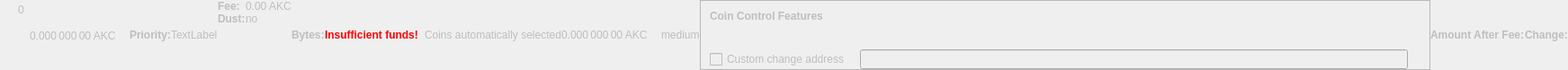
    <widget class="QWidget" name="dummyHideWidget" native="true">
     <property name="enabled">
      <bool>false</bool>
     </property>
     <property name="maximumSize">
      <size>
       <width>100</width>
       <height>22</height>
      </size>
     </property>
     <layout class="QHBoxLayout" name="dummyHideLayout">
      <property name="spacing">
       <number>0</number>
      </property>
      <property name="margin">
       <number>0</number>
      </property>
      <item>
       <layout class="QFormLayout" name="formLayoutCoinControl1">
        <property name="horizontalSpacing">
         <number>10</number>
        </property>
        <property name="verticalSpacing">
         <number>14</number>
        </property>
        <property name="leftMargin">
         <number>10</number>
        </property>
        <property name="topMargin">
         <number>4</number>
        </property>
        <property name="rightMargin">
         <number>6</number>
        </property>
        <item row="0" column="1">
         <widget class="QLabel" name="labelCoinControlBytes">
          <property name="cursor">
           <cursorShape>IBeamCursor</cursorShape>
          </property>
          <property name="contextMenuPolicy">
           <enum>Qt::ActionsContextMenu</enum>
          </property>
          <property name="text">
           <string notr="true">0</string>
          </property>
          <property name="textInteractionFlags">
           <set>Qt::LinksAccessibleByMouse|Qt::TextSelectableByKeyboard|Qt::TextSelectableByMouse</set>
          </property>
         </widget>
        </item>
       </layout>
      </item>
      <item>
       <widget class="QLabel" name="labelCoinControlAfterFee">
        <property name="enabled">
         <bool>false</bool>
        </property>
        <property name="sizePolicy">
         <sizepolicy hsizetype="Fixed" vsizetype="Fixed">
          <horstretch>0</horstretch>
          <verstretch>0</verstretch>
         </sizepolicy>
        </property>
        <property name="minimumSize">
         <size>
          <width>111</width>
          <height>12</height>
         </size>
        </property>
        <property name="maximumSize">
         <size>
          <width>111</width>
          <height>12</height>
         </size>
        </property>
        <property name="cursor">
         <cursorShape>IBeamCursor</cursorShape>
        </property>
        <property name="contextMenuPolicy">
         <enum>Qt::ActionsContextMenu</enum>
        </property>
        <property name="text">
         <string notr="true">0.000 000 00 AKC</string>
        </property>
        <property name="textInteractionFlags">
         <set>Qt::LinksAccessibleByMouse|Qt::TextSelectableByKeyboard|Qt::TextSelectableByMouse</set>
        </property>
       </widget>
      </item>
      <item>
       <widget class="QLabel" name="labelCoinControlPriorityText">
        <property name="enabled">
         <bool>false</bool>
        </property>
        <property name="font">
         <font>
          <weight>75</weight>
          <bold>true</bold>
         </font>
        </property>
        <property name="text">
         <string>Priority:</string>
        </property>
       </widget>
      </item>
      <item>
       <layout class="QHBoxLayout" name="horizontalLayout">
        <item>
         <widget class="QLabel" name="WarningLabel">
          <property name="text">
           <string>TextLabel</string>
          </property>
         </widget>
        </item>
       </layout>
      </item>
      <item>
       <layout class="QFormLayout" name="formLayoutCoinControl3">
        <property name="horizontalSpacing">
         <number>0</number>
        </property>
        <property name="verticalSpacing">
         <number>0</number>
        </property>
        <property name="leftMargin">
         <number>0</number>
        </property>
        <property name="topMargin">
         <number>0</number>
        </property>
        <property name="rightMargin">
         <number>0</number>
        </property>
        <item row="0" column="0">
         <widget class="QLabel" name="labelCoinControlFeeText">
          <property name="enabled">
           <bool>false</bool>
          </property>
          <property name="font">
           <font>
            <weight>75</weight>
            <bold>true</bold>
           </font>
          </property>
          <property name="text">
           <string>Fee:</string>
          </property>
          <property name="margin">
           <number>0</number>
          </property>
         </widget>
        </item>
        <item row="0" column="1">
         <widget class="QLabel" name="labelCoinControlFee">
          <property name="enabled">
           <bool>false</bool>
          </property>
          <property name="cursor">
           <cursorShape>IBeamCursor</cursorShape>
          </property>
          <property name="contextMenuPolicy">
           <enum>Qt::ActionsContextMenu</enum>
          </property>
          <property name="text">
           <string notr="true">0.00 AKC</string>
          </property>
          <property name="textInteractionFlags">
           <set>Qt::LinksAccessibleByMouse|Qt::TextSelectableByKeyboard|Qt::TextSelectableByMouse</set>
          </property>
         </widget>
        </item>
        <item row="1" column="0">
         <widget class="QLabel" name="labelCoinControlLowOutputText">
          <property name="enabled">
           <bool>false</bool>
          </property>
          <property name="font">
           <font>
            <weight>75</weight>
            <bold>true</bold>
           </font>
          </property>
          <property name="text">
           <string>Dust:</string>
          </property>
         </widget>
        </item>
        <item row="1" column="1">
         <widget class="QLabel" name="labelCoinControlLowOutput">
          <property name="enabled">
           <bool>false</bool>
          </property>
          <property name="cursor">
           <cursorShape>IBeamCursor</cursorShape>
          </property>
          <property name="contextMenuPolicy">
           <enum>Qt::ActionsContextMenu</enum>
          </property>
          <property name="text">
           <string>no</string>
          </property>
          <property name="textInteractionFlags">
           <set>Qt::LinksAccessibleByMouse|Qt::TextSelectableByKeyboard|Qt::TextSelectableByMouse</set>
          </property>
         </widget>
        </item>
       </layout>
      </item>
      <item>
       <widget class="QLabel" name="labelCoinControlBytesText">
        <property name="enabled">
         <bool>false</bool>
        </property>
        <property name="font">
         <font>
          <weight>75</weight>
          <bold>true</bold>
         </font>
        </property>
        <property name="text">
         <string>Bytes:</string>
        </property>
       </widget>
      </item>
      <item>
       <layout class="QFormLayout" name="formLayoutCoinControl2">
        <property name="horizontalSpacing">
         <number>0</number>
        </property>
        <property name="verticalSpacing">
         <number>0</number>
        </property>
        <property name="leftMargin">
         <number>0</number>
        </property>
        <property name="topMargin">
         <number>0</number>
        </property>
        <property name="rightMargin">
         <number>0</number>
        </property>
       </layout>
      </item>
      <item>
       <layout class="QHBoxLayout" name="horizontalLayoutCoinControl2">
        <property name="spacing">
         <number>0</number>
        </property>
        <property name="bottomMargin">
         <number>0</number>
        </property>
       </layout>
      </item>
      <item>
       <widget class="QLabel" name="labelCoinControlInsuffFunds">
        <property name="enabled">
         <bool>false</bool>
        </property>
        <property name="minimumSize">
         <size>
          <width>0</width>
          <height>0</height>
         </size>
        </property>
        <property name="font">
         <font>
          <weight>75</weight>
          <bold>true</bold>
         </font>
        </property>
        <property name="styleSheet">
         <string notr="true">color:red;font-weight:bold;</string>
        </property>
        <property name="text">
         <string>Insufficient funds!</string>
        </property>
        <property name="margin">
         <number>5</number>
        </property>
       </widget>
      </item>
      <item>
       <layout class="QFormLayout" name="formLayoutCoinControl4">
        <property name="horizontalSpacing">
         <number>0</number>
        </property>
        <property name="verticalSpacing">
         <number>0</number>
        </property>
        <property name="leftMargin">
         <number>0</number>
        </property>
        <property name="topMargin">
         <number>0</number>
        </property>
        <property name="rightMargin">
         <number>0</number>
        </property>
       </layout>
      </item>
      <item>
       <widget class="QLabel" name="labelCoinControlChangeLabel">
        <property name="enabled">
         <bool>false</bool>
        </property>
        <property name="sizePolicy">
         <sizepolicy hsizetype="Preferred" vsizetype="Expanding">
          <horstretch>0</horstretch>
          <verstretch>0</verstretch>
         </sizepolicy>
        </property>
        <property name="minimumSize">
         <size>
          <width>0</width>
          <height>0</height>
         </size>
        </property>
        <property name="text">
         <string/>
        </property>
        <property name="margin">
         <number>3</number>
        </property>
       </widget>
      </item>
      <item>
       <widget class="QLabel" name="labelCoinControlAutomaticallySelected">
        <property name="enabled">
         <bool>false</bool>
        </property>
        <property name="sizePolicy">
         <sizepolicy hsizetype="Fixed" vsizetype="Fixed">
          <horstretch>0</horstretch>
          <verstretch>0</verstretch>
         </sizepolicy>
        </property>
        <property name="minimumSize">
         <size>
          <width>0</width>
          <height>0</height>
         </size>
        </property>
        <property name="maximumSize">
         <size>
          <width>240</width>
          <height>16777215</height>
         </size>
        </property>
        <property name="text">
         <string>Coins automatically selected</string>
        </property>
        <property name="margin">
         <number>5</number>
        </property>
       </widget>
      </item>
      <item>
       <widget class="QLabel" name="labelCoinControlChange">
        <property name="enabled">
         <bool>false</bool>
        </property>
        <property name="sizePolicy">
         <sizepolicy hsizetype="Fixed" vsizetype="Fixed">
          <horstretch>0</horstretch>
          <verstretch>0</verstretch>
         </sizepolicy>
        </property>
        <property name="minimumSize">
         <size>
          <width>111</width>
          <height>0</height>
         </size>
        </property>
        <property name="maximumSize">
         <size>
          <width>111</width>
          <height>16777215</height>
         </size>
        </property>
        <property name="cursor">
         <cursorShape>IBeamCursor</cursorShape>
        </property>
        <property name="contextMenuPolicy">
         <enum>Qt::ActionsContextMenu</enum>
        </property>
        <property name="text">
         <string notr="true">0.000 000 00 AKC</string>
        </property>
        <property name="textInteractionFlags">
         <set>Qt::LinksAccessibleByMouse|Qt::TextSelectableByKeyboard|Qt::TextSelectableByMouse</set>
        </property>
       </widget>
      </item>
      <item>
       <widget class="QLabel" name="labelCoinControlPriority">
        <property name="enabled">
         <bool>false</bool>
        </property>
        <property name="cursor">
         <cursorShape>IBeamCursor</cursorShape>
        </property>
        <property name="contextMenuPolicy">
         <enum>Qt::ActionsContextMenu</enum>
        </property>
        <property name="text">
         <string>medium</string>
        </property>
        <property name="textInteractionFlags">
         <set>Qt::LinksAccessibleByMouse|Qt::TextSelectableByKeyboard|Qt::TextSelectableByMouse</set>
        </property>
       </widget>
      </item>
      <item>
       <widget class="QFrame" name="frameCoinControl">
        <property name="sizePolicy">
         <sizepolicy hsizetype="Expanding" vsizetype="Expanding">
          <horstretch>0</horstretch>
          <verstretch>0</verstretch>
         </sizepolicy>
        </property>
        <property name="maximumSize">
         <size>
          <width>16777215</width>
          <height>16777215</height>
         </size>
        </property>
        <property name="frameShape">
         <enum>QFrame::StyledPanel</enum>
        </property>
        <property name="frameShadow">
         <enum>QFrame::Sunken</enum>
        </property>
        <layout class="QVBoxLayout" name="verticalLayoutCoinControl2_2">
         <property name="spacing">
          <number>0</number>
         </property>
         <property name="margin">
          <number>0</number>
         </property>
         <item>
          <layout class="QVBoxLayout" name="verticalLayoutCoinControl" stretch="0,0,0,1">
           <property name="spacing">
            <number>0</number>
           </property>
           <property name="leftMargin">
            <number>10</number>
           </property>
           <property name="topMargin">
            <number>10</number>
           </property>
           <item>
            <layout class="QHBoxLayout" name="horizontalLayoutCoinControl1">
             <property name="bottomMargin">
              <number>15</number>
             </property>
             <item>
              <widget class="QLabel" name="labelCoinControlFeatures">
               <property name="enabled">
                <bool>false</bool>
               </property>
               <property name="sizePolicy">
                <sizepolicy hsizetype="Preferred" vsizetype="Maximum">
                 <horstretch>0</horstretch>
                 <verstretch>0</verstretch>
                </sizepolicy>
               </property>
               <property name="font">
                <font>
                 <weight>75</weight>
                 <bold>true</bold>
                </font>
               </property>
               <property name="styleSheet">
                <string notr="true">font-weight:bold;</string>
               </property>
               <property name="text">
                <string>Coin Control Features</string>
               </property>
              </widget>
             </item>
            </layout>
           </item>
           <item>
            <widget class="QWidget" name="widgetCoinControl" native="true">
             <property name="sizePolicy">
              <sizepolicy hsizetype="Preferred" vsizetype="Preferred">
               <horstretch>0</horstretch>
               <verstretch>0</verstretch>
              </sizepolicy>
             </property>
             <property name="minimumSize">
              <size>
               <width>0</width>
               <height>0</height>
              </size>
             </property>
             <property name="styleSheet">
              <string notr="true"/>
             </property>
             <layout class="QHBoxLayout" name="horizontalLayoutCoinControl5_2">
              <property name="margin">
               <number>0</number>
              </property>
              <item>
               <layout class="QHBoxLayout" name="horizontalLayoutCoinControl3">
                <property name="spacing">
                 <number>20</number>
                </property>
                <property name="topMargin">
                 <number>0</number>
                </property>
                <property name="bottomMargin">
                 <number>10</number>
                </property>
               </layout>
              </item>
             </layout>
            </widget>
           </item>
           <item>
            <layout class="QHBoxLayout" name="horizontalLayoutCoinControl4" stretch="0,0,0">
             <property name="spacing">
              <number>12</number>
             </property>
             <property name="sizeConstraint">
              <enum>QLayout::SetDefaultConstraint</enum>
             </property>
             <property name="topMargin">
              <number>5</number>
             </property>
             <property name="rightMargin">
              <number>5</number>
             </property>
             <item>
              <widget class="QCheckBox" name="checkBoxCoinControlChange">
               <property name="enabled">
                <bool>false</bool>
               </property>
               <property name="toolTip">
                <string>If this is activated, but the change address is empty or invalid, change will be sent to a newly generated address.</string>
               </property>
               <property name="text">
                <string>Custom change address</string>
               </property>
              </widget>
             </item>
             <item>
              <widget class="QValidatedLineEdit" name="lineEditCoinControlChange">
               <property name="enabled">
                <bool>false</bool>
               </property>
               <property name="sizePolicy">
                <sizepolicy hsizetype="Expanding" vsizetype="Fixed">
                 <horstretch>0</horstretch>
                 <verstretch>0</verstretch>
                </sizepolicy>
               </property>
              </widget>
             </item>
             <item>
              <widget class="QLabel" name="labelCoinControlChangeLabel_2">
               <property name="sizePolicy">
                <sizepolicy hsizetype="Preferred" vsizetype="Expanding">
                 <horstretch>0</horstretch>
                 <verstretch>0</verstretch>
                </sizepolicy>
               </property>
               <property name="minimumSize">
                <size>
                 <width>0</width>
                 <height>0</height>
                </size>
               </property>
               <property name="text">
                <string/>
               </property>
               <property name="margin">
                <number>3</number>
               </property>
              </widget>
             </item>
            </layout>
           </item>
           <item>
            <spacer name="verticalSpacerCoinControl">
             <property name="orientation">
              <enum>Qt::Vertical</enum>
             </property>
             <property name="sizeHint" stdset="0">
              <size>
               <width>800</width>
               <height>1</height>
              </size>
             </property>
            </spacer>
           </item>
          </layout>
         </item>
        </layout>
       </widget>
      </item>
      <item>
       <widget class="QLabel" name="labelCoinControlAfterFeeText">
        <property name="enabled">
         <bool>false</bool>
        </property>
        <property name="minimumSize">
         <size>
          <width>0</width>
          <height>0</height>
         </size>
        </property>
        <property name="maximumSize">
         <size>
          <width>16777215</width>
          <height>16777215</height>
         </size>
        </property>
        <property name="font">
         <font>
          <weight>75</weight>
          <bold>true</bold>
         </font>
        </property>
        <property name="text">
         <string>Amount After Fee:</string>
        </property>
        <property name="alignment">
         <set>Qt::AlignLeading|Qt::AlignLeft|Qt::AlignVCenter</set>
        </property>
        <property name="margin">
         <number>0</number>
        </property>
       </widget>
      </item>
      <item>
       <widget class="QLabel" name="labelCoinControlChangeText">
        <property name="enabled">
         <bool>false</bool>
        </property>
        <property name="sizePolicy">
         <sizepolicy hsizetype="Preferred" vsizetype="Preferred">
          <horstretch>0</horstretch>
          <verstretch>0</verstretch>
         </sizepolicy>
        </property>
        <property name="minimumSize">
         <size>
          <width>0</width>
          <height>0</height>
         </size>
        </property>
        <property name="maximumSize">
         <size>
          <width>16777215</width>
          <height>16777215</height>
         </size>
        </property>
        <property name="font">
         <font>
          <weight>75</weight>
          <bold>true</bold>
         </font>
        </property>
        <property name="text">
         <string>Change:</string>
        </property>
        <property name="alignment">
         <set>Qt::AlignLeading|Qt::AlignLeft|Qt::AlignVCenter</set>
        </property>
       </widget>
      </item>
     </layout>
    </widget>
